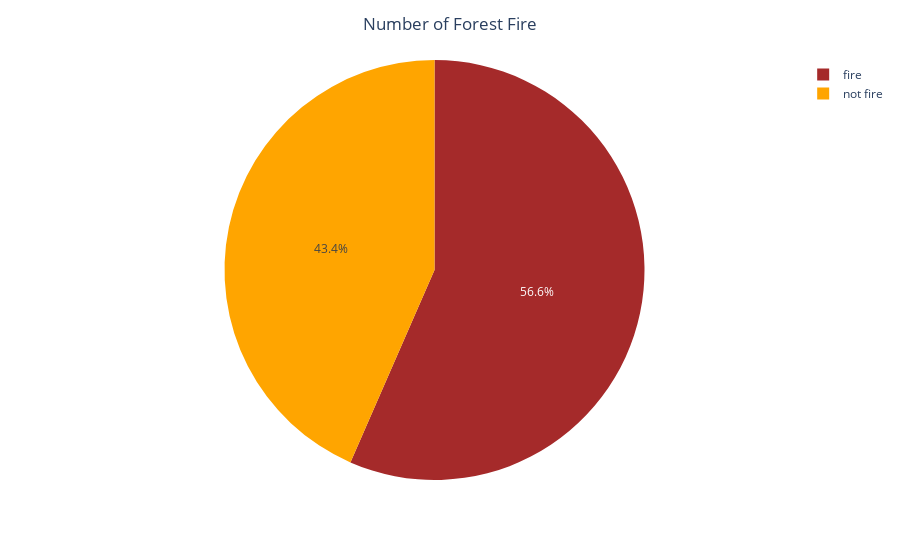

Notebook code for this chart:
### Code cell
# Plot PieChart with Plotly
fig = px.pie(fire,values='Classes', names='index',color_discrete_sequence=['brown','orange'])
fig.update_layout(title_text = "Number of Forest Fire", title_x = 0.5)
fig.show()

### Figure 1 — Plotly figure (JSON) as saved in the notebook; plotly's stock layout.template omitted (floating-point values rounded to 4 significant figures)
{"data": [{"domain": {"x": [0, 1], "y": [0, 1]}, "hovertemplate": "index=%{label}<br>Classes=%{value}<extra></extra>", "labels": ["fire", "not fire"], "legendgroup": "", "name": "", "showlegend": true, "type": "pie", "values": [138, 106]}], "layout": {"legend": {"tracegroupgap": 0}, "margin": {"t": 60}, "piecolorway": ["brown", "orange"], "title": {"text": "Number of Forest Fire", "x": 0.5}}}
